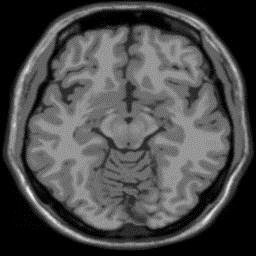
#> input picture noisyimage.jpeg, 256 x 256 px; its folder holds only this picture in this run
$ python -i brainmrimodel.py   (imports and definitions only)
#> lines starting #> are read from the running program, lines starting #| are printed output that depends on the picture
#> further down, picture is the input picture: shape (256, 256); min 0, max 252, mean 74.6
import os
import cv2
import numpy as np
from sklearn.model_selection import train_test_split
from tensorflow.keras.models import Sequential
from tensorflow.keras.layers import Conv2D, MaxPooling2D, Flatten, Dense, Dropout
from tensorflow.keras.callbacks import ModelCheckpoint
def enhance_image(img):
    denoised = cv2.fastNlMeansDenoising(img, h=10)
    clahe = cv2.createCLAHE(clipLimit=2.0, tileGridSize=(8, 8))
    contrast_img = clahe.apply(denoised)
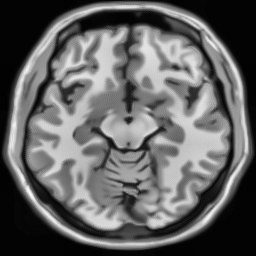
#> contrast_img: shape (256, 256); min 1, max 253, mean 99
    sharpen_kernel = np.array([[0, -1, 0],
                               [-1, 5, -1],
                               [0, -1, 0]])
    sharpened = cv2.filter2D(contrast_img, -1, sharpen_kernel)
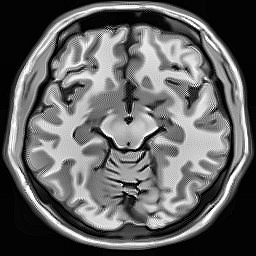
#> sharpened: shape (256, 256); min 0, max 255, mean 99.2
    return sharpened
data = []
labels = []
path = "brain_mri_dataset"

# [11 lines not run here, left out]
X = np.array(data).reshape(-1, 128, 128, 1) / 255.0  # Normalize
y = np.array(labels)

# Split into train/test
# [1 line that did not run here, left out]
# [15 lines that did not run here, left out]

# [1 line not run here, left out]
# Optional: Save best model during training
# [1 line that did not run here, left out]

# [5 lines that did not run here, left out]
# [1 line that did not run here, left out]
# [5 lines not run here, left out]

>>> import cv2
>>> picture = cv2.imread('noisyimage.jpeg', cv2.IMREAD_GRAYSCALE)
>>> result = enhance_image(picture)
